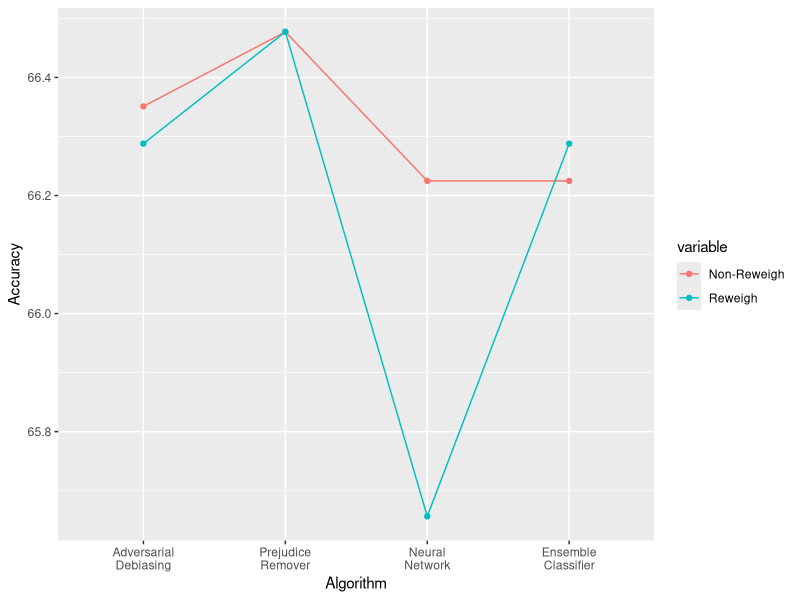
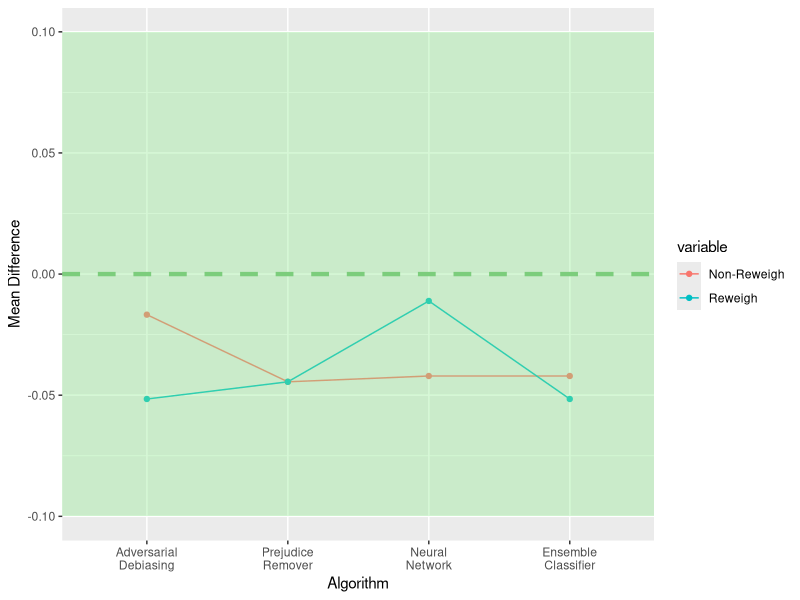
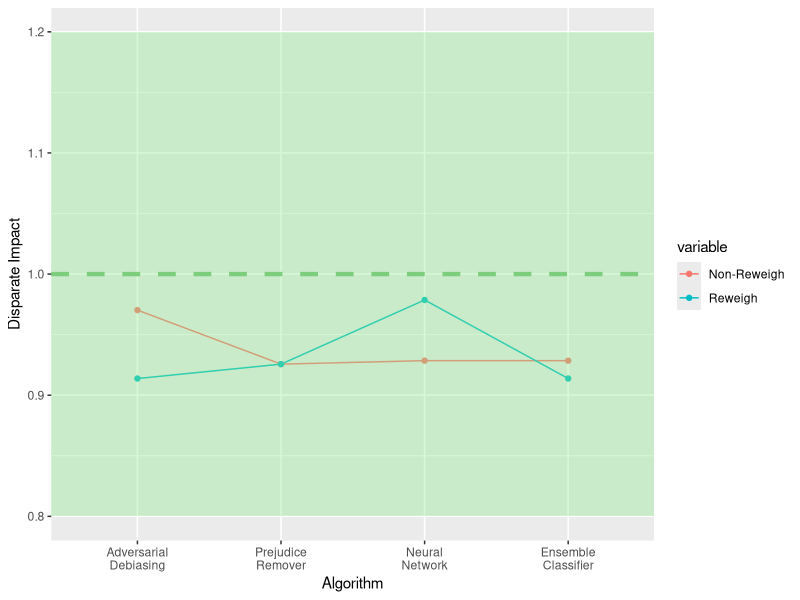
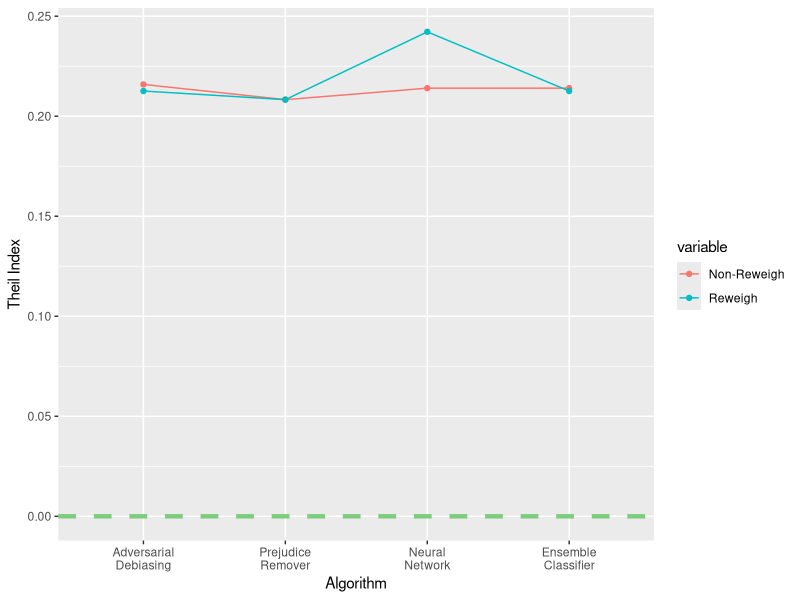

Recreate these plots in R, in order.
library(ggplot2)
library(reshape)
library(dplyr)

setwd("/home/manvi/Documents/ML18-ensemble")

# add these lines to your python code
# df_compas_reweigh.to_csv("df_compas_reweigh.csv", encoding='utf-8')
# df_compas_nonreweigh.to_csv("df_compas_nonreweigh.csv", encoding='utf-8')

rew <- read.csv("df_compas_reweigh.csv")
non_rew <- read.csv("df_compas_nonreweigh.csv")

# remove eq_opp_diff and avg_odds_diff for now
rew <- rew[-c(4,5), ]
non_rew <- non_rew[-c(4,5), ]

status <- c("Non-Reweigh","Non-Reweigh","Non-Reweigh","Non-Reweigh")
non_rew$Status <- status
status <- c("Reweigh","Reweigh","Reweigh","Reweigh")
rew$Status <- status

accuracy <- rbind(non_rew[c(1),], rew[c(1),])
accuracy_df <- data.frame(t(accuracy[-6]))
colnames(accuracy_df) <- accuracy[, 6]
accuracy_df = accuracy_df[-1,]
accuracy_df$algo <- c(1,2,3,4)
accuracy_long <- melt(accuracy_df,
                 id.vars = "algo",
                 measure.vars = c("Non-Reweigh","Reweigh"),
                 variable.name = "condition")
accuracy_long$value <- as.numeric(as.character(accuracy_long$value)) * 100
accuracy_long$metric <- 1
ggplot(data=accuracy_long, aes(x=factor(algo), y=value, group=variable, colour=variable)) +
  geom_line() +
  geom_point() +
  labs (x = "Algorithm",
        y = "Accuracy") +
  scale_x_discrete(labels = c("1" = "Adversarial\nDebiasing", "2" = "Prejudice\nRemover", "3" = "Neural\nNetwork", "4" = "Ensemble\nClassifier"))

mean_diff <- rbind(non_rew[c(2),], rew[c(2),])
mean_diff_df <- data.frame(t(mean_diff[-6]))
colnames(mean_diff_df) <- mean_diff[, 6]
mean_diff_df = mean_diff_df[-1,]
mean_diff_df$algo <- c(1,2,3,4)
mean_diff_long <- melt(mean_diff_df,
                      id.vars = "algo",
                      measure.vars = c("Non-Reweigh","Reweigh"),
                      variable.name = "condition")
mean_diff_long$metric <- 2
mean_diff_long$value <- as.numeric(as.character(mean_diff_long$value))
ggplot(data=mean_diff_long, aes(x=factor(algo), y=value, group=variable, colour=variable), axes = FALSE) +
  geom_line() +
  geom_point() +
  geom_rect(aes(xmin = -Inf, xmax = Inf, ymin = -0.1, ymax = 0.1),
            fill = "palegreen2", alpha = 0.05,color = NA) +
  geom_hline(yintercept=0, linetype="dashed", 
             color = "palegreen3", size=1.5) +
  labs (x = "Algorithm",
        y = "Mean Difference") +
  scale_x_discrete(labels = c("1" = "Adversarial\nDebiasing", "2" = "Prejudice\nRemover", "3" = "Neural\nNetwork", "4" = "Ensemble\nClassifier"))


disp_impact <- rbind(non_rew[c(3),], rew[c(3),])
disp_impact_df <- data.frame(t(disp_impact[-6]))
colnames(disp_impact_df) <- disp_impact[, 6]
disp_impact_df = disp_impact_df[-1,]
disp_impact_df$algo <- c(1,2,3,4)
disp_impact_long <- melt(disp_impact_df,
                      id.vars = "algo",
                      measure.vars = c("Non-Reweigh","Reweigh"),
                      variable.name = "condition")
disp_impact_long$value <- as.numeric(as.character(disp_impact_long$value))
disp_impact_long$metric <- 3
ggplot(data=disp_impact_long, aes(x=factor(algo), y=value, group=variable, colour=variable)) +
  geom_line() +
  geom_point() +
  geom_rect(aes(xmin = -Inf, xmax = Inf, ymin = 0.8, ymax = 1.2),
            fill = "palegreen2", alpha = 0.05,color = NA) +
  geom_hline(yintercept=1, linetype="dashed", 
             color = "palegreen3", size=1.5) +
  labs (x = "Algorithm",
        y = "Disparate Impact") +
  scale_x_discrete(labels = c("1" = "Adversarial\nDebiasing", "2" = "Prejudice\nRemover", "3" = "Neural\nNetwork", "4" = "Ensemble\nClassifier"))


theil <- rbind(non_rew[c(4),], rew[c(4),])
theil_df <- data.frame(t(theil[-6]))
colnames(theil_df) <- theil[, 6]
theil_df = theil_df[-1,]
theil_df$algo <- c(1,2,3,4)
theil_long <- melt(theil_df,
                      id.vars = "algo",
                      measure.vars = c("Non-Reweigh","Reweigh"),
                      variable.name = "condition")
theil_long$metric <- 4
theil_long$value <- as.numeric(as.character(theil_long$value))
ggplot(data=theil_long, aes(x=factor(algo), y=value, group=variable, colour=variable), axes = FALSE) +
  geom_line() +
  geom_point() +
  geom_hline(yintercept=0, linetype="dashed", 
             color = "palegreen3", size=1.5) +
  labs (x = "Algorithm",
        y = "Theil Index") +
  scale_x_discrete(labels = c("1" = "Adversarial\nDebiasing", "2" = "Prejudice\nRemover", "3" = "Neural\nNetwork", "4" = "Ensemble\nClassifier"))
